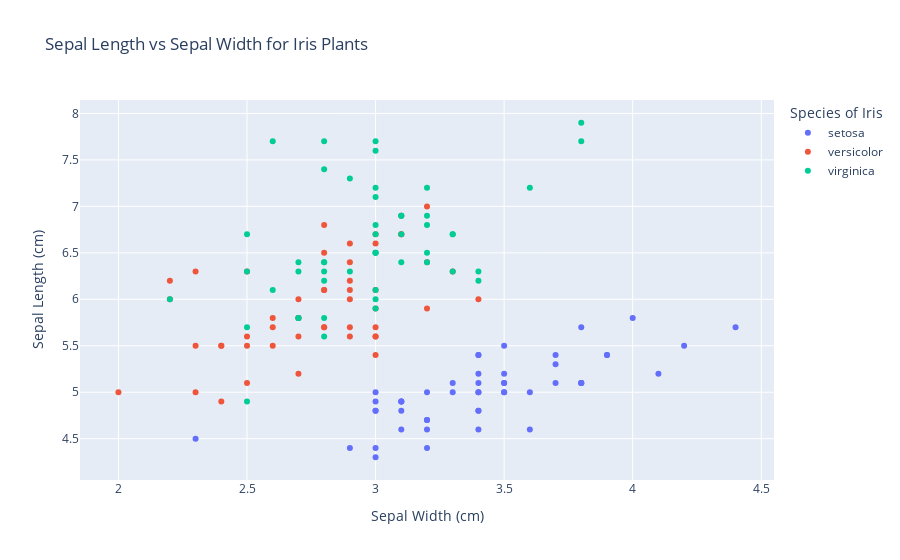

The code cell stored with this chart in its notebook:
### Markdown cell above
<details><summary>Blockly Hints</summary><ul><li>Notation<ul><li><code>A</code> &nbsp;:&nbsp; <code>B</code>&nbsp; means snap blocks A and B together.</li></ul></li><li>Blocks<ul><li>freestyle<ul><li>Unless specifically instructed, use the first block from the FREESTYLE menu.</li></ul></li><li><code>with .. do .. using ..</code><ul><li>The <code>with .. do .. using ..</code> block is found under VARIABLES.</li> <li>If <code>do</code> dropdown says "!Not populated until you execute code", click anywhere in the notebook tab, then click try "Run All Above Selected Cell" from the "Run" menu.</li> <li>If <code>with .. do .. using ..</code> block does not want to snap together nicely with the <code>set .. to</code> block, try dragging the <code>set .. to</code> block instead.</li> <li>You can use the <code>+ -</code> controls on the block to change the number of notches. Unless specifically instructed, the block should not have any empty notches when you click Blocks to Code. </li></ul></li><li>variable<ul><li>After it is created, each variable has its own block at the end of the VARIABLES menu.</li></ul></li></ul></li></ul></details>

### Code cell
#!response

px.scatter(df, x=x, y=y, title=title, labels=labels, color=color)

### Figure 1 — Plotly figure (JSON) as saved in the notebook; plotly's stock layout.template omitted (floating-point values rounded to 4 significant figures)
{"data": [{"hovertemplate": "Species of Iris=setosa<br>Sepal Width (cm)=%{x}<br>Sepal Length (cm)=%{y}<extra></extra>", "legendgroup": "setosa", "marker": {"color": "#636efa", "symbol": "circle"}, "mode": "markers", "name": "setosa", "orientation": "v", "showlegend": true, "type": "scatter", "x": [3.5, 3, 3.2, 3.1, 3.6, 3.9, 3.4, 3.4, 2.9, 3.1, 3.7, 3.4, 3, 3, 4, 4.4, 3.9, 3.5, 3.8, 3.8, 3.4, 3.7, 3.6, 3.3, 3.4, 3, 3.4, 3.5, 3.4, 3.2, 3.1, 3.4, 4.1, 4.2, 3.1, 3.2, 3.5, 3.1, 3, 3.4, 3.5, 2.3, 3.2, 3.5, 3.8, 3, 3.8, 3.2, 3.7, 3.3], "xaxis": "x", "y": [5.1, 4.9, 4.7, 4.6, 5, 5.4, 4.6, 5, 4.4, 4.9, 5.4, 4.8, 4.8, 4.3, 5.8, 5.7, 5.4, 5.1, 5.7, 5.1, 5.4, 5.1, 4.6, 5.1, 4.8, 5, 5, 5.2, 5.2, 4.7, 4.8, 5.4, 5.2, 5.5, 4.9, 5, 5.5, 4.9, 4.4, 5.1, 5, 4.5, 4.4, 5, 5.1, 4.8, 5.1, 4.6, 5.3, 5], "yaxis": "y"}, {"hovertemplate": "Species of Iris=versicolor<br>Sepal Width (cm)=%{x}<br>Sepal Length (cm)=%{y}<extra></extra>", "legendgroup": "versicolor", "marker": {"color": "#EF553B", "symbol": "circle"}, "mode": "markers", "name": "versicolor", "orientation": "v", "showlegend": true, "type": "scatter", "x": [3.2, 3.2, 3.1, 2.3, 2.8, 2.8, 3.3, 2.4, 2.9, 2.7, 2, 3, 2.2, 2.9, 2.9, 3.1, 3, 2.7, 2.2, 2.5, 3.2, 2.8, 2.5, 2.8, 2.9, 3, 2.8, 3, 2.9, 2.6, 2.4, 2.4, 2.7, 2.7, 3, 3.4, 3.1, 2.3, 3, 2.5, 2.6, 3, 2.6, 2.3, 2.7, 3, 2.9, 2.9, 2.5, 2.8], "xaxis": "x", "y": [7, 6.4, 6.9, 5.5, 6.5, 5.7, 6.3, 4.9, 6.6, 5.2, 5, 5.9, 6, 6.1, 5.6, 6.7, 5.6, 5.8, 6.2, 5.6, 5.9, 6.1, 6.3, 6.1, 6.4, 6.6, 6.8, 6.7, 6, 5.7, 5.5, 5.5, 5.8, 6, 5.4, 6, 6.7, 6.3, 5.6, 5.5, 5.5, 6.1, 5.8, 5, 5.6, 5.7, 5.7, 6.2, 5.1, 5.7], "yaxis": "y"}, {"hovertemplate": "Species of Iris=virginica<br>Sepal Width (cm)=%{x}<br>Sepal Length (cm)=%{y}<extra></extra>", "legendgroup": "virginica", "marker": {"color": "#00cc96", "symbol": "circle"}, "mode": "markers", "name": "virginica", "orientation": "v", "showlegend": true, "type": "scatter", "x": [3.3, 2.7, 3, 2.9, 3, 3, 2.5, 2.9, 2.5, 3.6, 3.2, 2.7, 3, 2.5, 2.8, 3.2, 3, 3.8, 2.6, 2.2, 3.2, 2.8, 2.8, 2.7, 3.3, 3.2, 2.8, 3, 2.8, 3, 2.8, 3.8, 2.8, 2.8, 2.6, 3, 3.4, 3.1, 3, 3.1, 3.1, 3.1, 2.7, 3.2, 3.3, 3, 2.5, 3, 3.4, 3], "xaxis": "x", "y": [6.3, 5.8, 7.1, 6.3, 6.5, 7.6, 4.9, 7.3, 6.7, 7.2, 6.5, 6.4, 6.8, 5.7, 5.8, 6.4, 6.5, 7.7, 7.7, 6, 6.9, 5.6, 7.7, 6.3, 6.7, 7.2, 6.2, 6.1, 6.4, 7.2, 7.4, 7.9, 6.4, 6.3, 6.1, 7.7, 6.3, 6.4, 6, 6.9, 6.7, 6.9, 5.8, 6.8, 6.7, 6.7, 6.3, 6.5, 6.2, 5.9], "yaxis": "y"}], "layout": {"legend": {"title": {"text": "Species of Iris"}, "tracegroupgap": 0}, "title": {"text": "Sepal Length vs Sepal Width for Iris Plants"}, "xaxis": {"anchor": "y", "domain": [0, 1], "title": {"text": "Sepal Width (cm)"}}, "yaxis": {"anchor": "x", "domain": [0, 1], "title": {"text": "Sepal Length (cm)"}}}}
